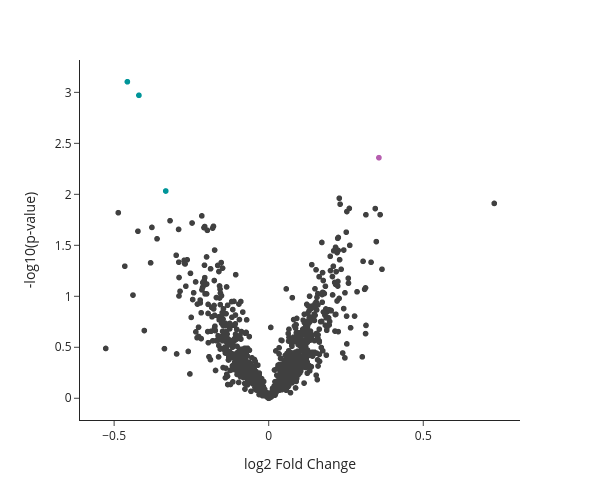

Notebook source saved alongside this figure:
### Code cell
volcano_plot(dea_results, alpha=0.05, labels = False)

### Figure 1 — Plotly figure (JSON) as saved in the notebook; plotly's stock layout.template omitted (floating-point values rounded to 4 significant figures; data arrays with more than 128 entries replaced by an {"elided": "..."} marker saying what was removed)
{"data": [{"hovertemplate": "<b>%{hovertext}</b><br><br>color=down<br>log2fc=%{x}<br>-log10(p-value)=%{y}<br>label=%{text}<extra></extra>", "hovertext": ["A0A0C4DH32", "Q14247", "P62834"], "legendgroup": "down", "marker": {"color": "#009599", "symbol": "circle"}, "mode": "markers+text", "name": "down", "showlegend": true, "text": ["", "", ""], "textfont": {"size": 9}, "textposition": "top center", "type": "scattergl", "x": [-0.4572, -0.4199, -0.3331], "xaxis": "x", "y": [3.104, 2.971, 2.033], "yaxis": "y"}, {"hovertemplate": "<b>%{hovertext}</b><br><br>color=up<br>log2fc=%{x}<br>-log10(p-value)=%{y}<br>label=%{text}<extra></extra>", "hovertext": ["P02745"], "legendgroup": "up", "marker": {"color": "#B65EAF", "symbol": "circle"}, "mode": "markers+text", "name": "up", "showlegend": true, "text": [""], "textfont": {"size": 9}, "textposition": "top center", "type": "scattergl", "x": [0.3565], "xaxis": "x", "y": [2.36], "yaxis": "y"}, {"hovertemplate": "<b>%{hovertext}</b><br><br>color=non_sig<br>log2fc=%{x}<br>-log10(p-value)=%{y}<br>label=%{text}<extra></extra>", "hovertext": {"elided": "1269 str values"}, "legendgroup": "non_sig", "marker": {"color": "#404040", "symbol": "circle"}, "mode": "markers+text", "name": "non_sig", "showlegend": true, "text": {"elided": "1269 str values"}, "textfont": {"size": 9}, "textposition": "top center", "type": "scattergl", "x": {"elided": "1269 float values"}, "xaxis": "x", "y": {"elided": "1269 float values"}, "yaxis": "y"}], "layout": {"height": 500, "legend": {"title": {"text": "color"}, "tracegroupgap": 0}, "margin": {"t": 60}, "paper_bgcolor": "white", "plot_bgcolor": "white", "showlegend": false, "width": 600, "xaxis": {"anchor": "y", "domain": [0, 1], "title": {"text": "log2 Fold Change"}}, "yaxis": {"anchor": "x", "domain": [0, 1], "title": {"text": "-log10(p-value)"}}}}
